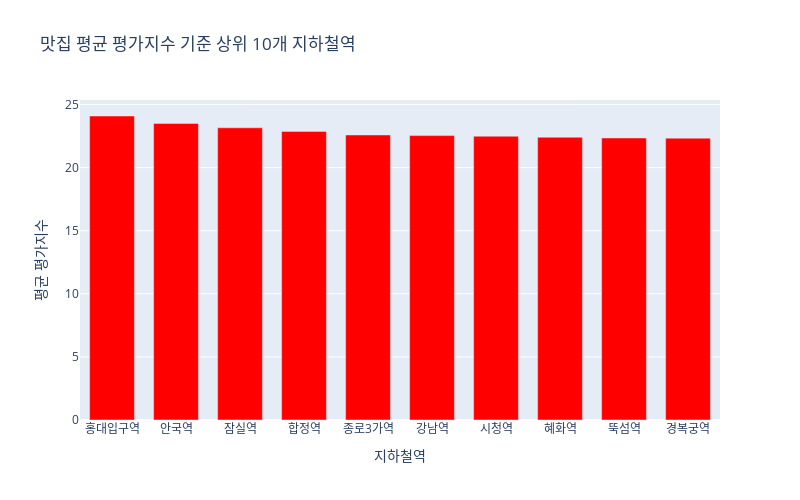

This figure's notebook cell:
### Code cell
# 상위 10개만 추출
value_top10 = station_value_avg.head(10)

# 그래프 그리기
fig = px.bar(
    value_top10,
    x='station',
    y='value',
    title='평균 평가지수 기준 상위 10개 지하철역',
    color_discrete_sequence=['red']

)
fig.update_layout(
    width=800,
    height=500,
    bargap=0.3,  # 바 간격 (막대 폭 줄이기 효과)
    title='맛집 평균 평가지수 기준 상위 10개 지하철역',
    xaxis_title='지하철역',
    yaxis_title='평균 평가지수'
)
fig.show()

### Figure 1 — Plotly figure (JSON) as saved in the notebook; plotly's stock layout.template omitted (floating-point values rounded to 4 significant figures)
{"data": [{"hovertemplate": "station=%{x}<br>value=%{y}<extra></extra>", "legendgroup": "", "marker": {"color": "red", "pattern": {"shape": ""}}, "name": "", "orientation": "v", "showlegend": false, "textposition": "auto", "type": "bar", "x": ["홍대입구역", "안국역", "잠실역", "합정역", "종로3가역", "강남역", "시청역", "혜화역", "뚝섬역", "경복궁역"], "xaxis": "x", "y": [24.09, 23.5, 23.15, 22.87, 22.58, 22.53, 22.49, 22.41, 22.34, 22.33], "yaxis": "y"}], "layout": {"bargap": 0.3, "barmode": "relative", "height": 500, "legend": {"tracegroupgap": 0}, "title": {"text": "맛집 평균 평가지수 기준 상위 10개 지하철역"}, "width": 800, "xaxis": {"anchor": "y", "domain": [0, 1], "title": {"text": "지하철역"}}, "yaxis": {"anchor": "x", "domain": [0, 1], "title": {"text": "평균 평가지수"}}}}
